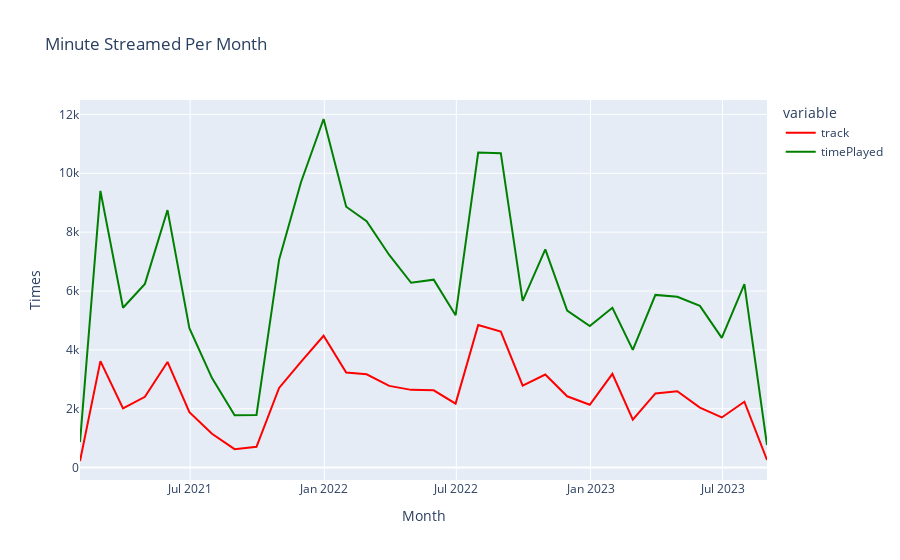

This figure's notebook cell:
### Code cell
monthly_data_count = test_df.resample('M').count()['track']
monthly_data_time = test_df.resample('M').sum()['timePlayed']
month_count_fig = px.line(monthly_data_count, labels={"endTime":"Month","value":"Times"},title='Minute Streamed Per Month',color_discrete_sequence=['red'])
month_time_fig = px.line(monthly_data_time, labels={"endTime":"Month","value":"Minutes"},title='Minute Streamed Per Month',color_discrete_sequence=['green'])

month_count_fig.add_traces(list(month_time_fig.select_traces()))
month_count_fig.show()

### Figure 1 — Plotly figure (JSON) as saved in the notebook; plotly's stock layout.template omitted (floating-point values rounded to 4 significant figures)
{"data": [{"hovertemplate": "variable=track<br>Month=%{x}<br>Times=%{y}<extra></extra>", "legendgroup": "track", "line": {"color": "red", "dash": "solid"}, "marker": {"symbol": "circle"}, "mode": "lines", "name": "track", "orientation": "v", "showlegend": true, "type": "scatter", "x": ["2021-01-31T00:00:00+00:00", "2021-02-28T00:00:00+00:00", "2021-03-31T00:00:00+00:00", "2021-04-30T00:00:00+00:00", "2021-05-31T00:00:00+00:00", "2021-06-30T00:00:00+00:00", "2021-07-31T00:00:00+00:00", "2021-08-31T00:00:00+00:00", "2021-09-30T00:00:00+00:00", "2021-10-31T00:00:00+00:00", "2021-11-30T00:00:00+00:00", "2021-12-31T00:00:00+00:00", "2022-01-31T00:00:00+00:00", "2022-02-28T00:00:00+00:00", "2022-03-31T00:00:00+00:00", "2022-04-30T00:00:00+00:00", "2022-05-31T00:00:00+00:00", "2022-06-30T00:00:00+00:00", "2022-07-31T00:00:00+00:00", "2022-08-31T00:00:00+00:00", "2022-09-30T00:00:00+00:00", "2022-10-31T00:00:00+00:00", "2022-11-30T00:00:00+00:00", "2022-12-31T00:00:00+00:00", "2023-01-31T00:00:00+00:00", "2023-02-28T00:00:00+00:00", "2023-03-31T00:00:00+00:00", "2023-04-30T00:00:00+00:00", "2023-05-31T00:00:00+00:00", "2023-06-30T00:00:00+00:00", "2023-07-31T00:00:00+00:00", "2023-08-31T00:00:00+00:00"], "xaxis": "x", "y": [225, 3617, 2009, 2405, 3590, 1883, 1150, 628, 708, 2706, 3593, 4479, 3228, 3169, 2777, 2642, 2627, 2174, 4845, 4624, 2782, 3163, 2424, 2137, 3187, 1629, 2522, 2598, 2040, 1704, 2239, 261], "yaxis": "y"}, {"hovertemplate": "variable=timePlayed<br>Month=%{x}<br>Minutes=%{y}<extra></extra>", "legendgroup": "timePlayed", "line": {"color": "green", "dash": "solid"}, "marker": {"symbol": "circle"}, "mode": "lines", "name": "timePlayed", "orientation": "v", "showlegend": true, "type": "scatter", "x": ["2021-01-31T00:00:00+00:00", "2021-02-28T00:00:00+00:00", "2021-03-31T00:00:00+00:00", "2021-04-30T00:00:00+00:00", "2021-05-31T00:00:00+00:00", "2021-06-30T00:00:00+00:00", "2021-07-31T00:00:00+00:00", "2021-08-31T00:00:00+00:00", "2021-09-30T00:00:00+00:00", "2021-10-31T00:00:00+00:00", "2021-11-30T00:00:00+00:00", "2021-12-31T00:00:00+00:00", "2022-01-31T00:00:00+00:00", "2022-02-28T00:00:00+00:00", "2022-03-31T00:00:00+00:00", "2022-04-30T00:00:00+00:00", "2022-05-31T00:00:00+00:00", "2022-06-30T00:00:00+00:00", "2022-07-31T00:00:00+00:00", "2022-08-31T00:00:00+00:00", "2022-09-30T00:00:00+00:00", "2022-10-31T00:00:00+00:00", "2022-11-30T00:00:00+00:00", "2022-12-31T00:00:00+00:00", "2023-01-31T00:00:00+00:00", "2023-02-28T00:00:00+00:00", "2023-03-31T00:00:00+00:00", "2023-04-30T00:00:00+00:00", "2023-05-31T00:00:00+00:00", "2023-06-30T00:00:00+00:00", "2023-07-31T00:00:00+00:00", "2023-08-31T00:00:00+00:00"], "xaxis": "x", "y": [868.4, 9404.0, 5432.0, 6242.0, 8751.0, 4734.0, 3043.0, 1780.0, 1788.0, 7067, 9697.0, 11840.0, 8863.0, 8371.0, 7224.0, 6281.0, 6386.0, 5174.0, 10700.0, 10680.0, 5665.0, 7415.0, 5334.0, 4808.0, 5432.0, 4000.0, 5867.0, 5806.0, 5494.0, 4406.0, 6231.0, 767.2], "yaxis": "y"}], "layout": {"legend": {"title": {"text": "variable"}, "tracegroupgap": 0}, "title": {"text": "Minute Streamed Per Month"}, "xaxis": {"anchor": "y", "domain": [0, 1], "title": {"text": "Month"}}, "yaxis": {"anchor": "x", "domain": [0, 1], "title": {"text": "Times"}}}}
